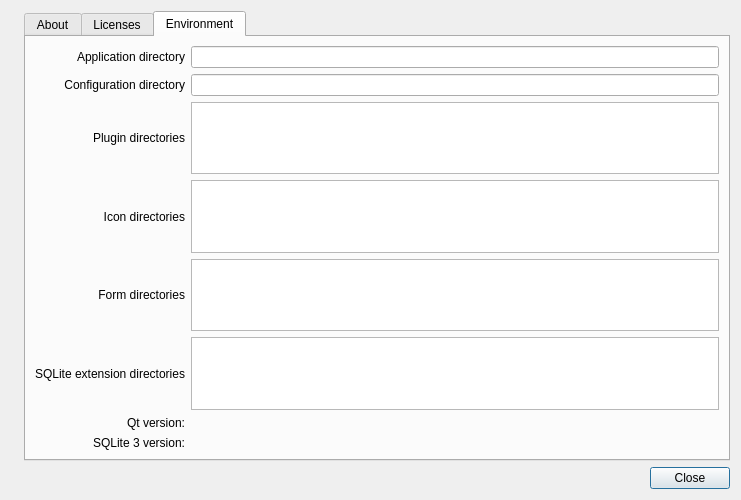
<?xml version="1.0" encoding="UTF-8"?>
<ui version="4.0">
 <class>AboutDialog</class>
 <widget class="QDialog" name="AboutDialog">
  <property name="geometry">
   <rect>
    <x>0</x>
    <y>0</y>
    <width>741</width>
    <height>500</height>
   </rect>
  </property>
  <property name="windowTitle">
   <string>About Letos and licenses</string>
  </property>
  <layout class="QGridLayout" name="gridLayout">
   <item row="0" column="1">
    <widget class="QTabWidget" name="tabWidget">
     <property name="currentIndex">
      <number>2</number>
     </property>
     <widget class="QWidget" name="about">
      <attribute name="title">
       <string>About</string>
      </attribute>
      <layout class="QVBoxLayout" name="verticalLayout_2">
       <item>
        <widget class="QLabel" name="aboutLabel">
         <property name="text">
          <string>&lt;html&gt;&lt;head/&gt;&lt;body&gt;&lt;p align=&quot;center&quot;&gt;&lt;span style=&quot; font-size:11pt; font-weight:600;&quot;&gt;Letos v%1&lt;/span&gt;&lt;/p&gt;&lt;p align=&quot;center&quot;&gt;Free, open-source, cross-platform SQLite database manager.&lt;br/&gt;&lt;a href=&quot;https://letos.org&quot;&gt;&lt;span style=&quot; text-decoration: underline; color:#0000ff;&quot;&gt;https://letos.org&lt;/span&gt;&lt;/a&gt;&lt;br/&gt;&lt;/p&gt;&lt;p align=&quot;center&quot;&gt;%2&lt;br/&gt;&lt;/p&gt;&lt;p align=&quot;center&quot;&gt;Author and active maintainer:&lt;br/&gt;SalSoft (&lt;a href=&quot;https://letos.org&quot;&gt;&lt;span style=&quot; text-decoration: underline; color:#0000ff;&quot;&gt;https://letos.org&lt;/span&gt;&lt;/a&gt;)&lt;br/&gt;&lt;/p&gt;&lt;/body&gt;&lt;/html&gt;</string>
         </property>
         <property name="openExternalLinks">
          <bool>true</bool>
         </property>
        </widget>
       </item>
      </layout>
     </widget>
     <widget class="QWidget" name="license">
      <attribute name="title">
       <string>Licenses</string>
      </attribute>
      <layout class="QVBoxLayout" name="verticalLayout_3">
       <item>
        <widget class="QTextEdit" name="licenseEdit">
         <property name="readOnly">
          <bool>true</bool>
         </property>
        </widget>
       </item>
      </layout>
     </widget>
     <widget class="QWidget" name="env">
      <attribute name="title">
       <string>Environment</string>
      </attribute>
      <layout class="QGridLayout" name="gridLayout_4">
       <item row="1" column="2">
        <widget class="QLineEdit" name="cfgDirEdit">
         <property name="readOnly">
          <bool>true</bool>
         </property>
        </widget>
       </item>
       <item row="7" column="2">
        <widget class="QLabel" name="sqlite3Edit">
         <property name="text">
          <string/>
         </property>
        </widget>
       </item>
       <item row="1" column="0">
        <widget class="QLabel" name="cfgDirLabel">
         <property name="text">
          <string>Configuration directory</string>
         </property>
         <property name="alignment">
          <set>Qt::AlignRight|Qt::AlignTrailing|Qt::AlignVCenter</set>
         </property>
        </widget>
       </item>
       <item row="6" column="0">
        <widget class="QLabel" name="qtVerLabel">
         <property name="text">
          <string>Qt version:</string>
         </property>
         <property name="alignment">
          <set>Qt::AlignRight|Qt::AlignTrailing|Qt::AlignVCenter</set>
         </property>
        </widget>
       </item>
       <item row="3" column="2">
        <widget class="QPlainTextEdit" name="iconDirList">
         <property name="readOnly">
          <bool>true</bool>
         </property>
        </widget>
       </item>
       <item row="3" column="0">
        <widget class="QLabel" name="iconDirLabel">
         <property name="text">
          <string>Icon directories</string>
         </property>
         <property name="alignment">
          <set>Qt::AlignRight|Qt::AlignTrailing|Qt::AlignVCenter</set>
         </property>
        </widget>
       </item>
       <item row="4" column="2">
        <widget class="QPlainTextEdit" name="formDirList">
         <property name="readOnly">
          <bool>true</bool>
         </property>
        </widget>
       </item>
       <item row="2" column="2">
        <widget class="QPlainTextEdit" name="pluginDirList">
         <property name="readOnly">
          <bool>true</bool>
         </property>
        </widget>
       </item>
       <item row="0" column="2">
        <widget class="QLineEdit" name="appDirEdit">
         <property name="readOnly">
          <bool>true</bool>
         </property>
        </widget>
       </item>
       <item row="6" column="2">
        <widget class="QLabel" name="qtVerEdit">
         <property name="text">
          <string/>
         </property>
        </widget>
       </item>
       <item row="2" column="0">
        <widget class="QLabel" name="pluginDirLabel">
         <property name="text">
          <string>Plugin directories</string>
         </property>
         <property name="alignment">
          <set>Qt::AlignRight|Qt::AlignTrailing|Qt::AlignVCenter</set>
         </property>
        </widget>
       </item>
       <item row="0" column="0">
        <widget class="QLabel" name="appDirLabel">
         <property name="text">
          <string>Application directory</string>
         </property>
         <property name="alignment">
          <set>Qt::AlignRight|Qt::AlignTrailing|Qt::AlignVCenter</set>
         </property>
        </widget>
       </item>
       <item row="7" column="0">
        <widget class="QLabel" name="sqlite3Label">
         <property name="text">
          <string>SQLite 3 version:</string>
         </property>
         <property name="alignment">
          <set>Qt::AlignRight|Qt::AlignTrailing|Qt::AlignVCenter</set>
         </property>
        </widget>
       </item>
       <item row="4" column="0">
        <widget class="QLabel" name="formDirLabel">
         <property name="text">
          <string>Form directories</string>
         </property>
         <property name="alignment">
          <set>Qt::AlignRight|Qt::AlignTrailing|Qt::AlignVCenter</set>
         </property>
        </widget>
       </item>
       <item row="5" column="2">
        <widget class="QPlainTextEdit" name="extensionDirList">
         <property name="readOnly">
          <bool>true</bool>
         </property>
        </widget>
       </item>
       <item row="5" column="0">
        <widget class="QLabel" name="extensionDirLabel">
         <property name="text">
          <string>SQLite extension directories</string>
         </property>
         <property name="alignment">
          <set>Qt::AlignRight|Qt::AlignTrailing|Qt::AlignVCenter</set>
         </property>
        </widget>
       </item>
      </layout>
     </widget>
    </widget>
   </item>
   <item row="0" column="0">
    <widget class="QLabel" name="leftIcon">
     <property name="text">
      <string/>
     </property>
    </widget>
   </item>
   <item row="1" column="0" colspan="2">
    <widget class="QDialogButtonBox" name="buttonBox">
     <property name="orientation">
      <enum>Qt::Horizontal</enum>
     </property>
     <property name="standardButtons">
      <set>QDialogButtonBox::Close</set>
     </property>
    </widget>
   </item>
  </layout>
 </widget>
 <resources/>
 <connections>
  <connection>
   <sender>buttonBox</sender>
   <signal>accepted()</signal>
   <receiver>AboutDialog</receiver>
   <slot>accept()</slot>
   <hints>
    <hint type="sourcelabel">
     <x>248</x>
     <y>254</y>
    </hint>
    <hint type="destinationlabel">
     <x>157</x>
     <y>274</y>
    </hint>
   </hints>
  </connection>
  <connection>
   <sender>buttonBox</sender>
   <signal>rejected()</signal>
   <receiver>AboutDialog</receiver>
   <slot>reject()</slot>
   <hints>
    <hint type="sourcelabel">
     <x>316</x>
     <y>260</y>
    </hint>
    <hint type="destinationlabel">
     <x>286</x>
     <y>274</y>
    </hint>
   </hints>
  </connection>
 </connections>
</ui>
